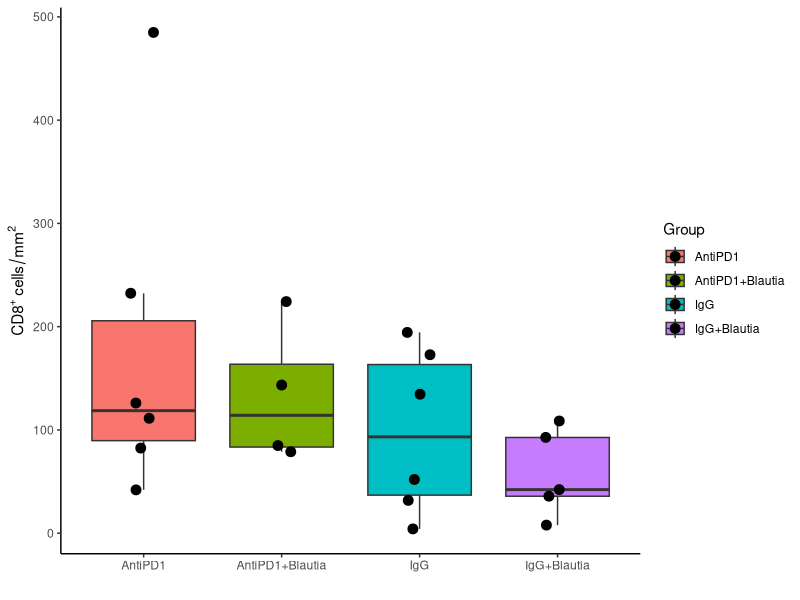
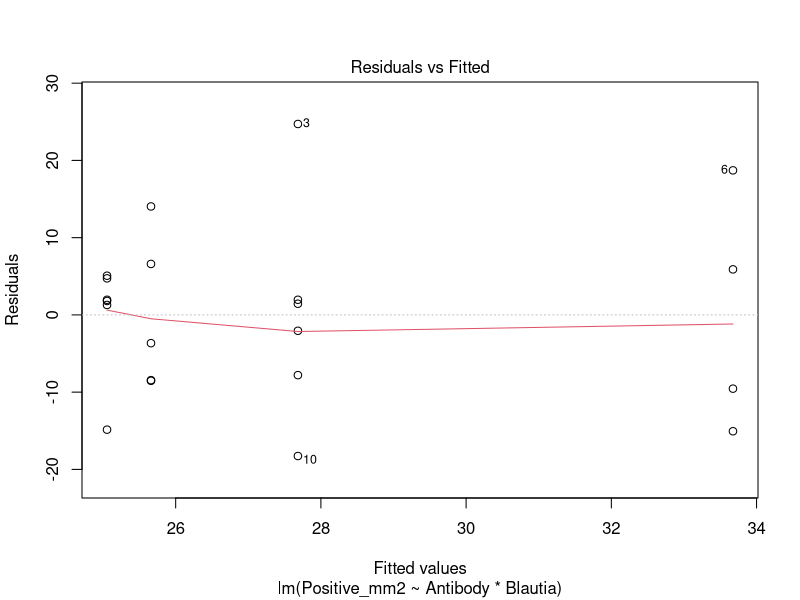
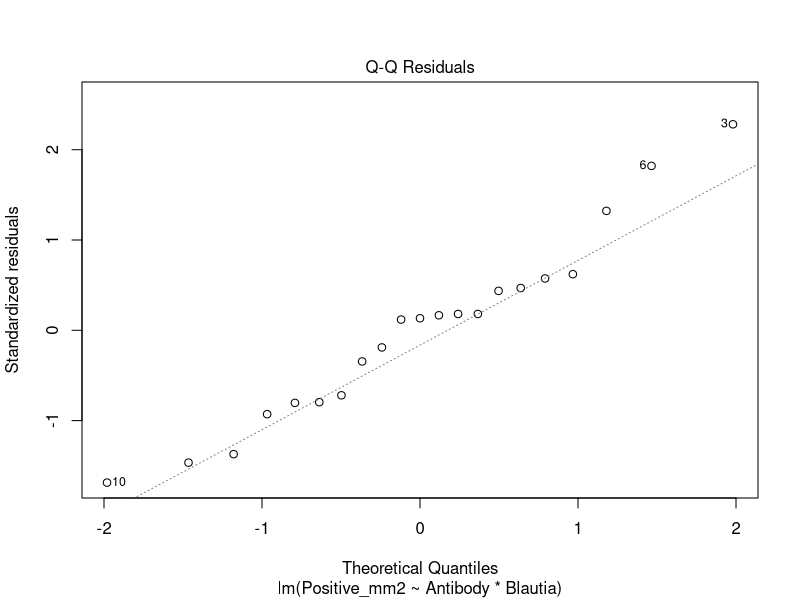
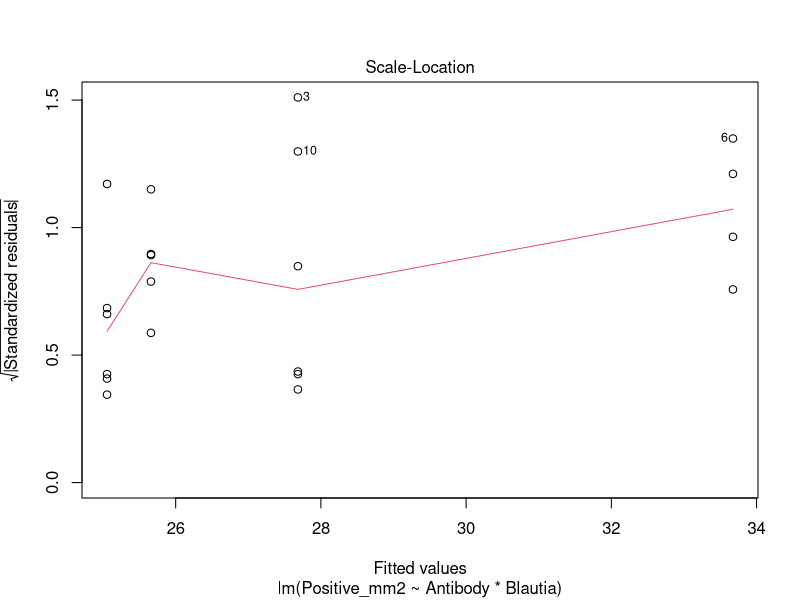
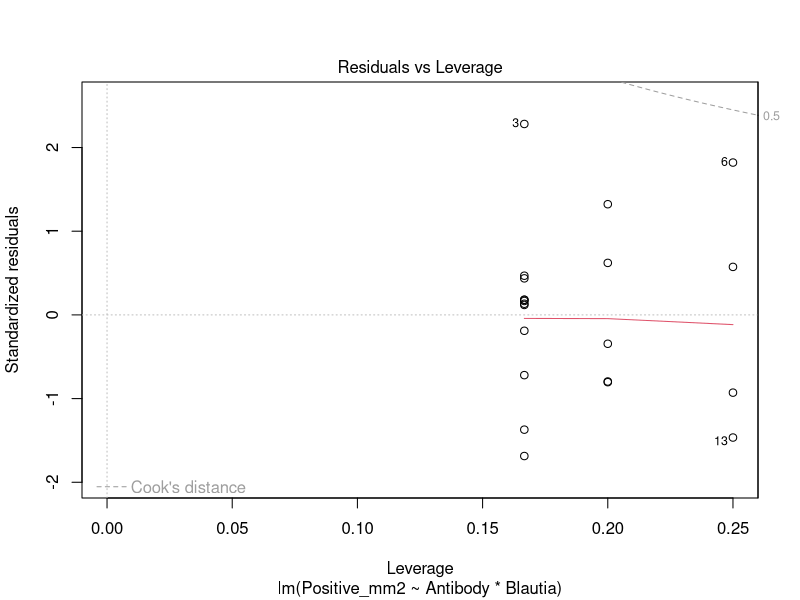
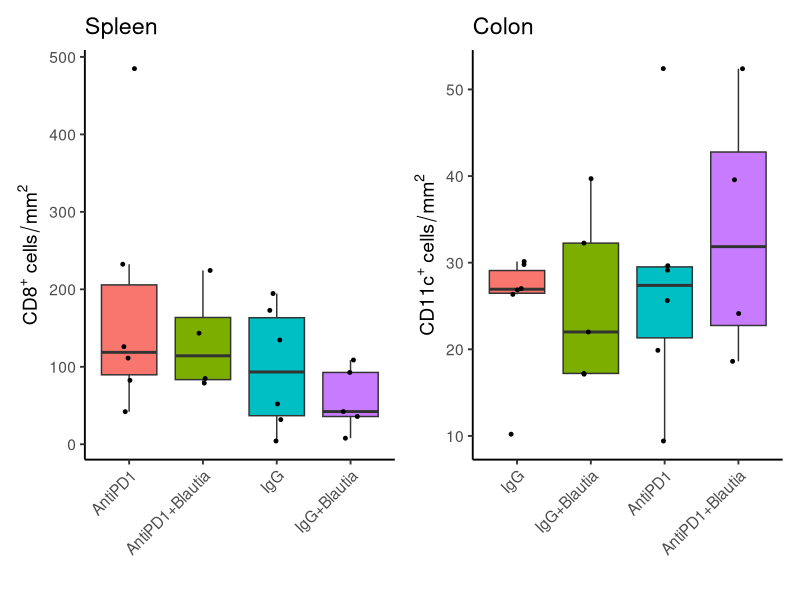
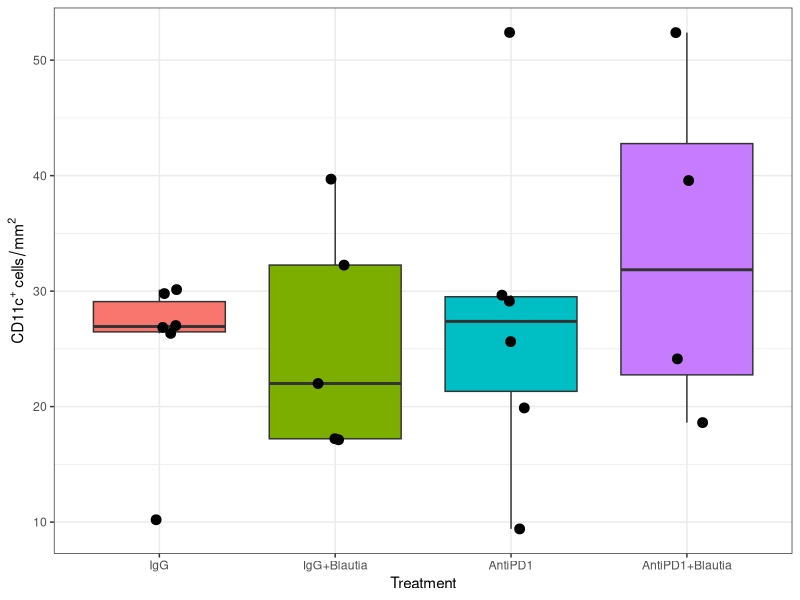

Here is the R script that generated these plots, in order:
## ---- chunk 1
knitr::opts_chunk$set(echo = TRUE)
## ---- chunk 2
library(tidyverse)
library(readxl)

IHC_Spleen <- read_excel("../../exploratory/data/IHC_Spleen.xlsx")
IHC_colon <- read_excel("../../exploratory/data/IHC_colon.xlsx")

IHC_Spleen <- IHC_Spleen %>%
  mutate(
    Group = case_when(
      str_detect(Image, "AntiPD1_85v1\\+Blautia") ~ "AntiPD1+Blautia",
      str_detect(Image, "AntiPD1_85v1") ~ "AntiPD1",
      str_detect(Image, "IgG_85v1\\+Blautia") ~ "IgG+Blautia",
      str_detect(Image, "IgG_85v1") ~ "IgG"
    ),
    Positive_mm2 = `Num Positive per mm^2`
  )
## ---- chunk 3
ggplot(IHC_Spleen,
       aes(Group, Positive_mm2, fill = Group)) +
  geom_boxplot(outlier.shape = NA) +
  geom_jitter(width = 0.1, size = 3) +
  theme_classic() +
  ylab(expression(CD8^"+"~cells/mm^2)) +
  xlab("")
## ---- chunk 4
IHC_colon <- IHC_colon %>%
  mutate(
    Mouse = str_extract(Image, "m\\dc\\d"),
    Group = case_when(
      str_detect(Image, "AntiPD1_85v1\\+Blautia") ~ "AntiPD1+Blautia",
      str_detect(Image, "AntiPD1_85v1") ~ "AntiPD1",
      str_detect(Image, "IgG_85v1\\+Blautia") ~ "IgG+Blautia",
      str_detect(Image, "IgG_85v1") ~ "IgG"
    ),
    Positive_mm2 = `Num Positive per mm^2`
  )
## ---- chunk 5
colon_mouse <- IHC_colon %>%
  group_by(Mouse, Group) %>%
  summarise(
    Positive_mm2 = mean(Positive_mm2),
    n_ROI = n(),
    .groups = "drop"
  )
## ---- chunk 6
colon_mouse
## ---- chunk 7
colon_mouse$Group <- factor(
  colon_mouse$Group,
  levels = c("IgG", "IgG+Blautia", "AntiPD1", "AntiPD1+Blautia")
)

fig4G <- ggplot(colon_mouse,
       aes(Group, Positive_mm2, fill = Group)) +
  geom_boxplot(outlier.shape = NA) +
  geom_jitter(width = 0.1, size = 3) +
  theme_bw() +
  theme(legend.position = "none") +
  ylab(expression(CD11c^"+"~cells/mm^2)) +
  xlab("Treatment")

ggsave("../figures/panels/fig4G_cd11c-colon.svg",
       fig4G,
       height = 4, width = 5)

## ---- chunk 8
colon_mouse <- colon_mouse %>%
  mutate(
    Antibody = ifelse(grepl("AntiPD1", Group), "AntiPD1", "IgG"),
    Blautia = ifelse(grepl("Blautia", Group), "Yes", "No")
  )

model <- lm(Positive_mm2 ~ Antibody * Blautia, data = colon_mouse)

anova(model)
summary(model)
plot(model)
model_log <- lm(log1p(Positive_mm2) ~ Antibody * Blautia,
                data = colon_mouse)

anova(model_log)

library(emmeans)

emmeans(model_log, pairwise ~ Antibody * Blautia,
        adjust = "tukey")
## ---- chunk 9
library(patchwork)
library(ggplot2)

p1 <- ggplot(IHC_Spleen,
             aes(x = Group, y = Positive_mm2, fill = Group)) +
  geom_boxplot(outlier.shape = NA) +
  geom_jitter(width = 0.1, size = 1) +
  theme_classic(base_size = 14) +
  theme(
    legend.position = "none",
    axis.text.x = element_text(angle = 45, hjust = 1)
  ) +
  ylab(expression(CD8^"+"~cells/mm^2)) +
  xlab("") +
  ggtitle("Spleen")

p2 <- ggplot(colon_mouse,
             aes(x = Group, y = Positive_mm2, fill = Group)) +
  geom_boxplot(outlier.shape = NA) +
  geom_jitter(width = 0.1, size = 1) +
  theme_classic(base_size = 14) +
  theme(
    legend.position = "none",
    axis.text.x = element_text(angle = 45, hjust = 1)
  ) +
  ylab(expression(CD11c^"+"~cells/mm^2)) +
  xlab("") +
  ggtitle("Colon")

p1 + p2
